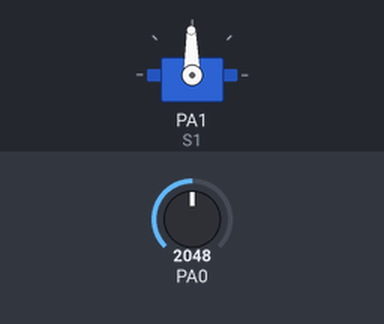
Simulated run of this sketch. Board: STM32 Blue Pill. Parts: servo. Inputs (shaded band) come from the test bench; at power-on: PA0 = 2048. What the sketch prints to the serial monitor is not drawn.

Above: at 1.2 s.
1.3 s: PA0 set to 2866
At 1.6 s:
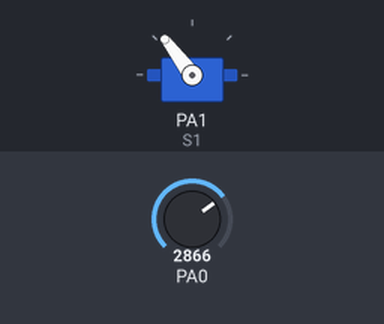
2.8 s: PA0 set to 3603
At 4.0 s:
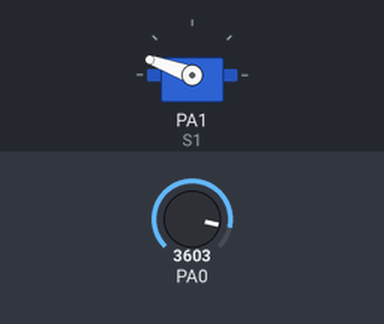
4.3 s: PA0 set to 4095
At 5.1 s:
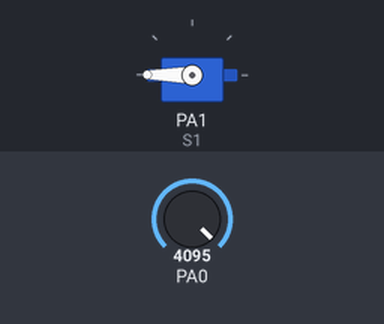
5.8 s: PA0 set to 1228
At 6.2 s:
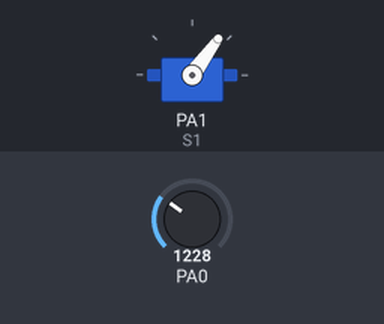
7.3 s: PA0 set to 491
At 8.5 s:
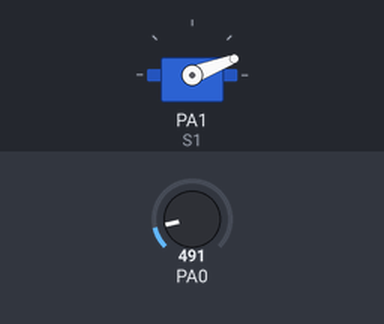
8.8 s: PA0 set to 0
At 9.7 s:
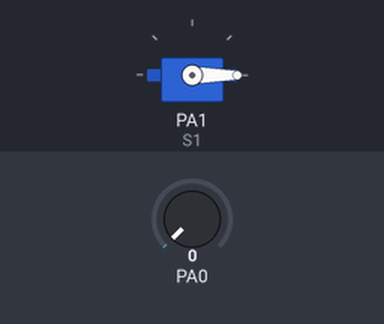
Timing chart, 0 to 11.3 s (numbered marks = the images above; inputs shaded):
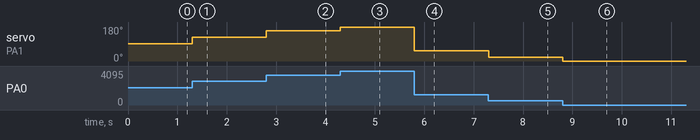

Measured:
- after the input at 1.3 s, servo on PA1 (S1): 91° → 127° at once
- after the input at 2.8 s, servo on PA1 (S1): 127° → 160° at once
- after the input at 4.3 s, servo on PA1 (S1): 160° → 180° at once
- after the input at 5.8 s, servo on PA1 (S1): 180° → 54° at once
- after the input at 7.3 s, servo on PA1 (S1): 54° → 21° at once
- after the input at 8.8 s, servo on PA1 (S1): 21° → 0° at once

The sketch:

AnalogReadSerialForServo-STM32.ino
```cpp
#include <Servo.h>

//نام گذاری سرو موتورها
Servo S1;
//مقادیر دیجیتال شده ولوم
int Pot1;


void setup() {
	    Serial.begin(115200); // Ignored by Maple. But needed by boards using hardware serial via a USB to Serial adaptor
      pinMode(PA0, INPUT_ANALOG);
      //تعیین پایه های سرو
      S1.attach(PA1,1000,2000);
}

void loop() {

  Pot1 = analogRead(PA0);                                //خواندن مقدار آنالوگ ولوم
  Pot1 = map (Pot1, 0, 4050, 0, 180);                   //مقیاس دهی در بازه های مورد نظر دیجیتال و زاویه
  S1.write(Pot1);                                       //بارگذاری مقدار دیجیتال روی پایه سرو مورد نظر
//  delay (9);
  Serial.println(Pot1);

}
```
